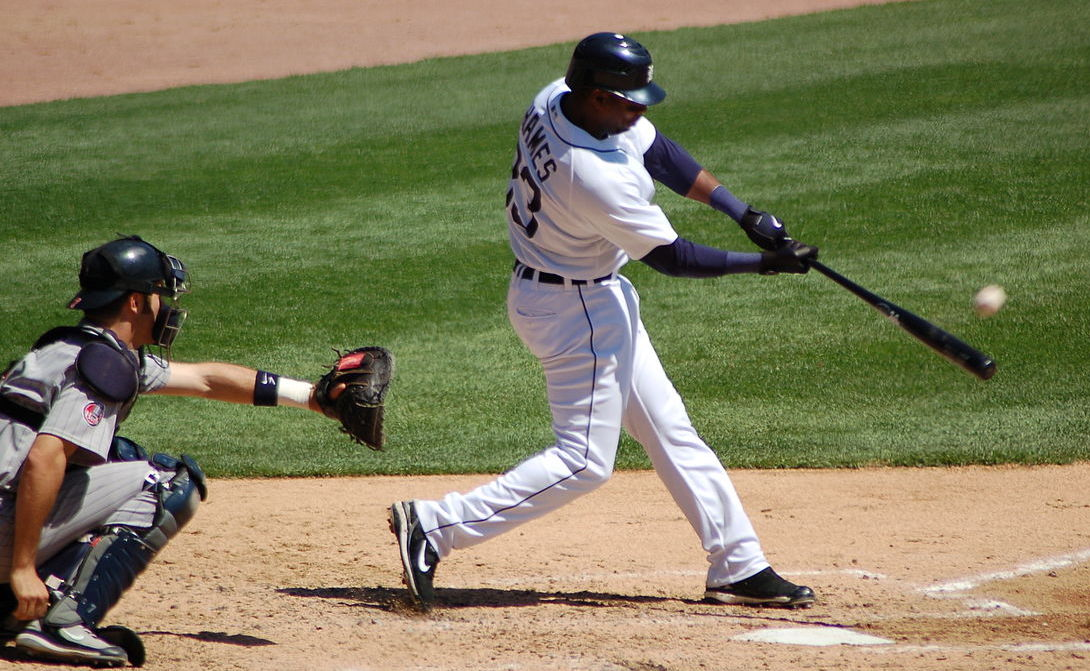
#> input picture baseball.jpg, 1090 x 671 px
$ jupyter execute --allow-errors 'Image Translation.ipynb'
#> lines starting #> are read from the running program, lines starting #| are printed output that depends on the picture
# Ex. No: 04
## Image Translation Using OpenCV

**Name :**NIVETHA.S.K   **Reg. No :** 212225040291    **Slot No :** 26OD2199

# **Image Translation**

Write a Python program using OpenCV to perform image translation on the **"Given image"**.

The program should:

1. Import `cv2`, `numpy`, and `matplotlib.pyplot`.
2. Read the image **"given** in color mode.
3. Create a **translation matrix** that moves the image
   **50 pixels to the right** and **80 pixels down**.
4. Apply the translation
5. Display the following using a **1 × 2 layout** in Matplotlib:
   - **Original Image**
   - **Translated Image**

[cell 1]
# Import
import cv2
import numpy as np
import matplotlib.pyplot as plt

[cell 2]
image = cv2.imread('baseball.jpg')
#> image is the input picture: shape (671, 1090, 3); mean B, G, R 92.2, 124.4, 126.7

[cell 3]
image.shape
#> Out = (671, 1090, 3)

[cell 4]
# Display the images.
plt.imshow(image[:,:,::-1])
plt.title('Original Image')
plt.show()

[cell 5]
translated_image = cv2.warpAffine(image, np.float32([[1, 0, 100], [0, 1, 200]]), (636, 438))
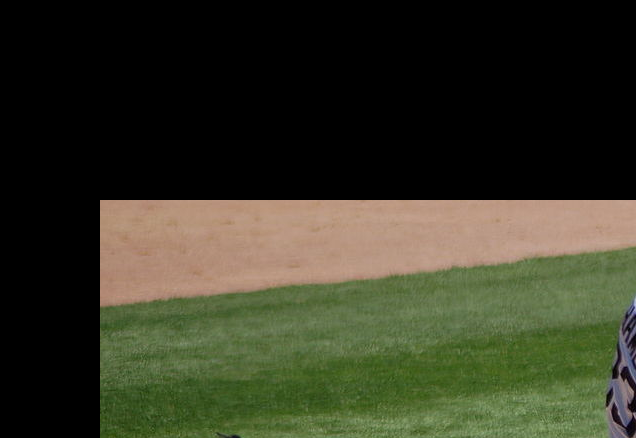
#> translated_image: shape (438, 636, 3); mean B, G, R 37.2, 55, 53.6

[cell 6]
plt.imshow(translated_image[:,:,::-1])
plt.title("Translated Image")
plt.axis('on')
plt.show()

# **Image Scaling**

Write a Python program using OpenCV to perform image scaling on the **given image**.

The program should:

1. Scale the image to:
   - **0.5 times** its original size (downscaling)
   - **2 times** its original size (upscaling)
2. Use `cv2.resize` with appropriate scaling factors.
5. Display the following using a **1 × 3 layout** in Matplotlib:
   - **Original Image**
   - **Downscaled Image (0.5×)**
   - **Upscaled Image (2×)**

[cell 7]
scaled_image = cv2.resize(image, None, fx=2.0, fy=1.0, interpolation=cv2.INTER_LINEAR)
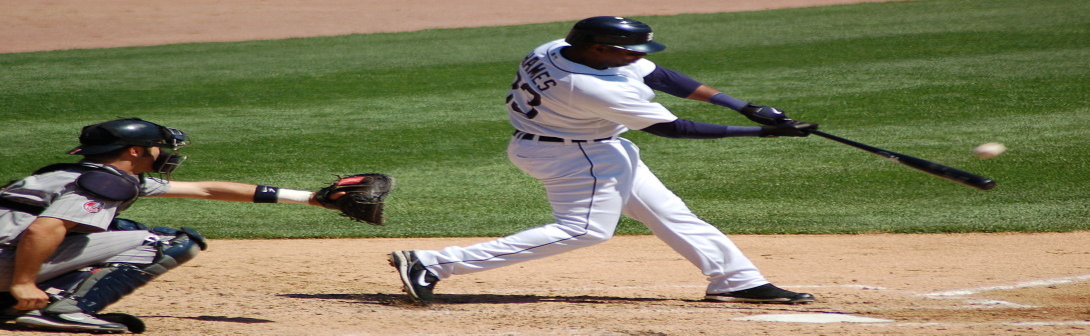
#> scaled_image: shape (671, 2180, 3) (shown at 1/2 size); mean B, G, R 92.3, 124.5, 126.8
plt.imshow(scaled_image[:,:,::-1])
plt.title("Scaled Image")
plt.axis('on')
plt.show()

# **Image Shearing**

Write a Python program using OpenCV to perform image shearing on the **given image**.

The program should:

1. Create a **shearing transformation matrix** to apply:
   - **Horizontal shearing**
   - **Vertical shearing**
2. Apply the shearing transformations.
3. Display the following using a **1 × 3 layout** in Matplotlib:
   - **Original Image**
   - **Horizontally Sheared Image**
   - **Vertically Sheared Image**

[cell 8]
shear_matrix = np.float32([[1, 0.5, 0], [0.5, 1, 0]])
sheared_image = cv2.warpAffine(image, shear_matrix, (636, 438))
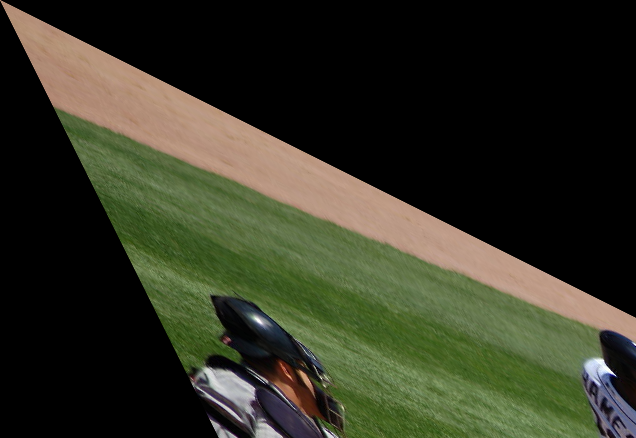
#> sheared_image: shape (438, 636, 3); mean B, G, R 35.8, 51.9, 50.2
plt.imshow(sheared_image[:,:,::-1])
plt.title("Sheared Image")
plt.axis('on')
plt.show()

# **Image Reflection**

Write a Python program using OpenCV to perform image reflection on the **given image**.

The program should:

1. Generate the following reflected versions of the image:
   - **Horizontal Reflection** (flip left ↔ right)
   - **Vertical Reflection** (flip top ↔ bottom)
   - **Both-axis Reflection**
2. Use `cv2.flip` with appropriate flip codes.
3. Display the following using a **2 × 2 layout** in Matplotlib:
   - **Original Image**
   - **Horizontally Reflected Image**
   - **Vertically Reflected Image**
   - **Both-axis Reflected Image**

[cell 9]
reflected_image = cv2.flip(image, 2)
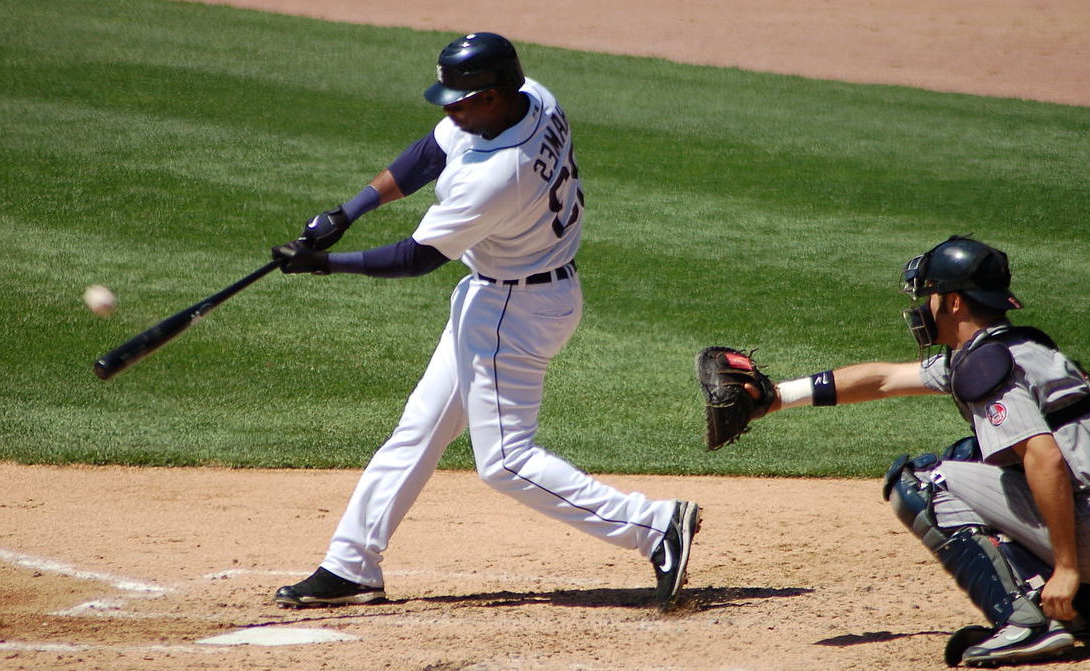
#> reflected_image: shape (671, 1090, 3); mean B, G, R 92.2, 124.4, 126.7
plt.figure(figsize=(10, 5))

plt.subplot(1, 2, 1)
plt.imshow(image[:, :, ::-1])
plt.title("Original Image")
plt.axis('off')

# Show reflected image
plt.subplot(1, 2, 2)
plt.imshow(reflected_image[:,:,::-1])
plt.title("Reflected Image")
plt.axis('off')

plt.tight_layout()
plt.show()
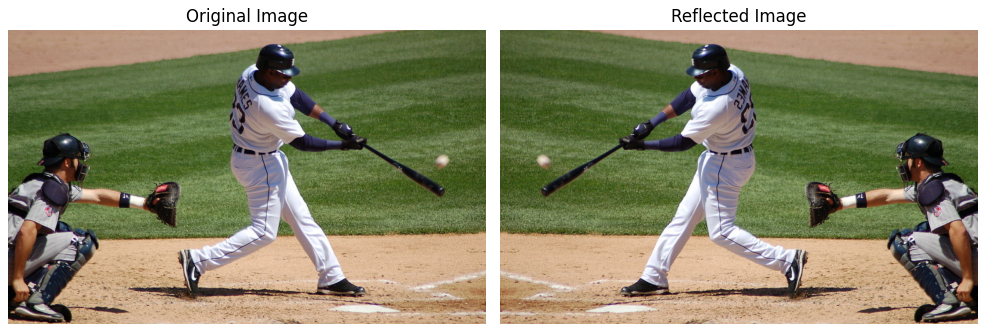
#> figure drawn by matplotlib, 2 panels

# **Image Rotation**

Write a Python program using OpenCV to perform **image rotation** on the **given image**.

The program should:

1. Rotate the image by:
   - **45 degrees**
   - **90 degrees**
2. Use `cv2.getRotationMatrix2D` and `cv2.warpAffine`.
3. Display the following using a **1 × 3 layout** in Matplotlib:
   - **Original Image**
   - **45° Rotated Image**
   - **90° Rotated Image**

[cell 10]
rotated_image = cv2.warpAffine(image, cv2.getRotationMatrix2D((image.shape[1]//2, image.shape[0]//2), 45, 1), (image.shape[1], image.shape[0]))
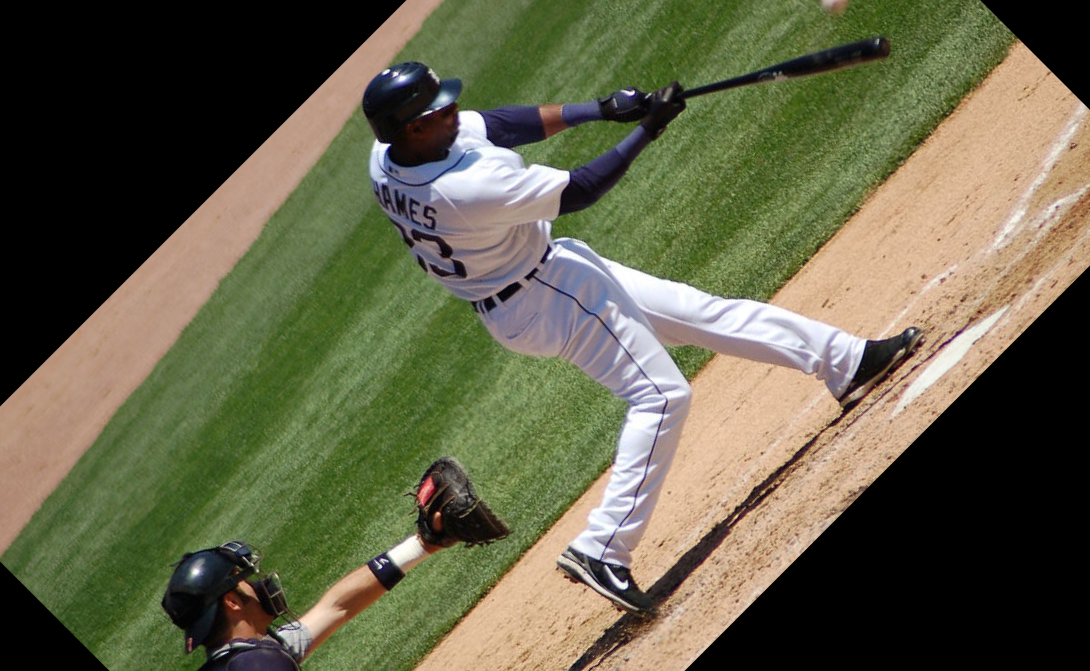
#> rotated_image: shape (671, 1090, 3); mean B, G, R 73, 97.5, 99

[cell 11]
plt.imshow(cv2.cvtColor(rotated_image, cv2.COLOR_BGR2RGB))
plt.title('Rotated Image')
plt.axis('off')
plt.show()

[cell 12]
image .shape    # height, width, channel
#> Out = (671, 1090, 3)

[cell 13]
angle = 145
center = (636 // 2, 438 // 2)
M_rotation = cv2.getRotationMatrix2D(center, angle, 1)
# getRotationMatrix2D: Takes the center of rotation, angle, and scale factor (1 means no scaling)
#> (the rest of this cell did not finish here and is left out)

[cell 14]
plt.imshow(rotated_image[:,:,::-1])  # Display the rotated image
plt.title("Rotated Image")  # Set title
plt.axis('off')
plt.show()

[cell 15]
# Image Cropping
x, y, w, h = 0, 0, 200, 150

cropped_image = image[y:y+h, x:x+w]   # Format: image[start_row:end_row, start_col:end_col]
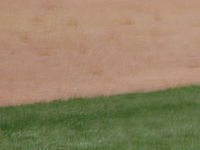
#> cropped_image: shape (150, 200, 3); mean B, G, R 99.8, 130.2, 146.3

[cell 16]
# Show original image
plt.figure(figsize=(10, 5))

plt.subplot(1, 2, 1)
plt.imshow(image[:, :, ::-1])
plt.title("Original Image")
plt.axis('on')

# Show reflected image
plt.subplot(1, 2, 2)
plt.imshow(cropped_image[:,:,::-1])
plt.title("Cropped Image")
plt.axis('on')

plt.tight_layout()
plt.show()
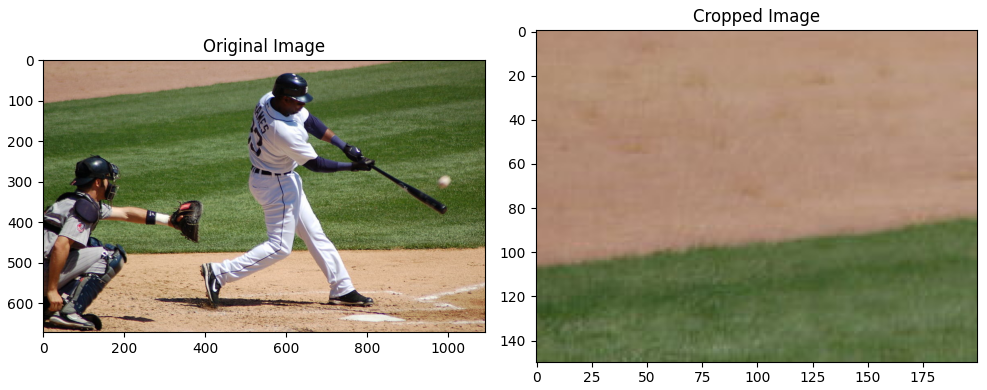
#> figure drawn by matplotlib, 2 panels
